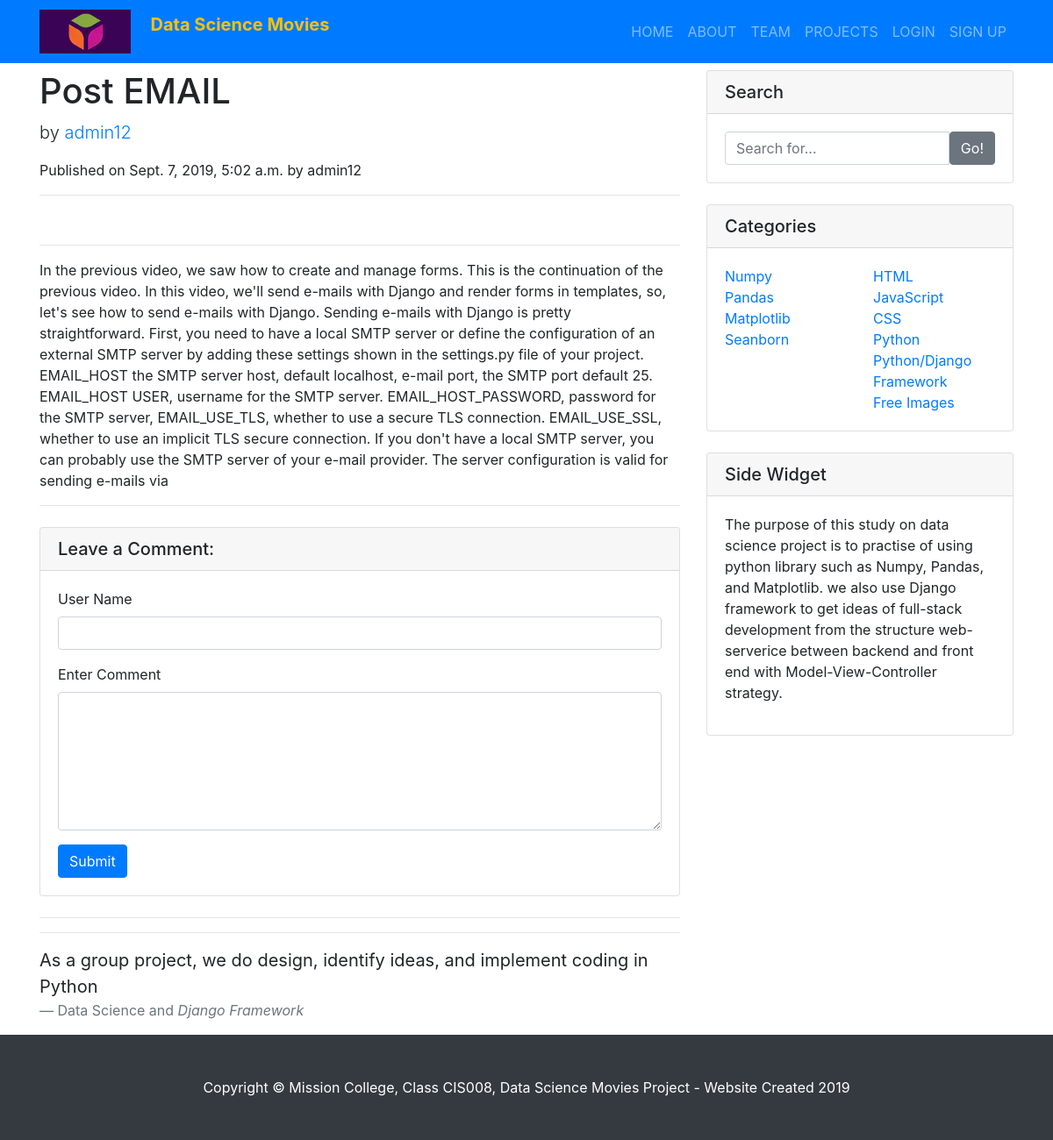
Screenshot of /blog/post_email/ with the database file from the repository.
### blog/models.py (models this page shows, shortened)
class Post(models.Model):
	STATUS_CHOICES = (
	   ('draft','Draft'),
	   ('published','Published'),
	)
	title = models.CharField(max_length=250)
	slug = models.SlugField(max_length=250, unique_for_date='publish')
	author = models.ForeignKey(User,default=1, on_delete=models.CASCADE, related_name='blog_posts')
	image   = models.ImageField(upload_to='images/', blank=True, null=True)
	body = models.TextField()
	publish = models.DateTimeField(default=timezone.now)
	created = models.DateTimeField(auto_now_add=True)
	updated = models.DateTimeField(auto_now=True)
	status = models.CharField(max_length=10, choices=STATUS_CHOICES, default='draft')
	class Meta:
		ordering = ('-publish',)

### blog/views.py (the view, shortened to what this page needs)
# urls.py: path('<str:slug>/', blog_views.blog_post_detail_view, name='third_detail'),
def blog_post_detail_view(request, slug):
	obj = get_object_or_404(Post, slug=slug)
	template_name = 'post/third_detail.html'
	comments = obj.comments.filter(approved_comment=True)
	context = {
		'post': obj,
		'comments': comments,
		}
	return render(request, template_name, context)

### templates/post/third_detail.html (shortened to what this page needs)
{% extends "base.html" %}
{% load static %}
{% block content %}
<br>
<h1>{{post.title}}</h1>
 <p class="lead"> by <a href="#">{{post.author}}</a> </p>
<p class="date">Published on {{post.publish}} by {{post.author}}</p>
<hr>
<hr>
<p>{{post.body}}</p>
<hr>
<div class="card my-4">
  {% if new_comment %}
  <h2>Your comment has been added.</h2>
  {% else %}
  <h5 class="card-header">Leave a Comment:</h5>
  <div class="card-body">
    <form action="." method="POST">
      <div class="form-group">
        <label for="id_subject">User Name</label>
      <input type="text" class="form-control" id="id_author" name="author">
    </div>
    <div class="form-group">
      <label for="id_subject">Enter Comment</label>
        <textarea class="form-control" rows="6" name="comment_text" id="id_comment_text"></textarea>
      </div>
      <button type="submit" class="btn btn-primary">Submit</button>
    </form>
  </div>
  {% endif %}
</div>
{% endblock content %}

### blog/static/css/blog-post.css (style rules this page uses)
body { padding-top: 56px; }

### rows the page displays
Post: title "Post EMAIL", author "admin12", publish "Sept. 7, 2019, 5:02 a.m.", body "In the previous video, we saw how to create and manage forms. This is the continuation of the previous video. In this video, we'll send e-mails with Django and render forms in templates, so, let's see how to send e-mails with Django. Sending e-mails with Django is pretty straightforward. First, you need to have a local SMTP server or define the configuration of an external SMTP server by adding these settings shown in the settings.py file of your project. EMAIL_HOST the SMTP server host, default localhost, e-mail port, the SMTP port default 25. EMAIL_HOST USER, username for the SMTP server. EMAIL_HOST_PASSWORD, password for the SMTP server, EMAIL_USE_TLS, whether to use a secure TLS…"
